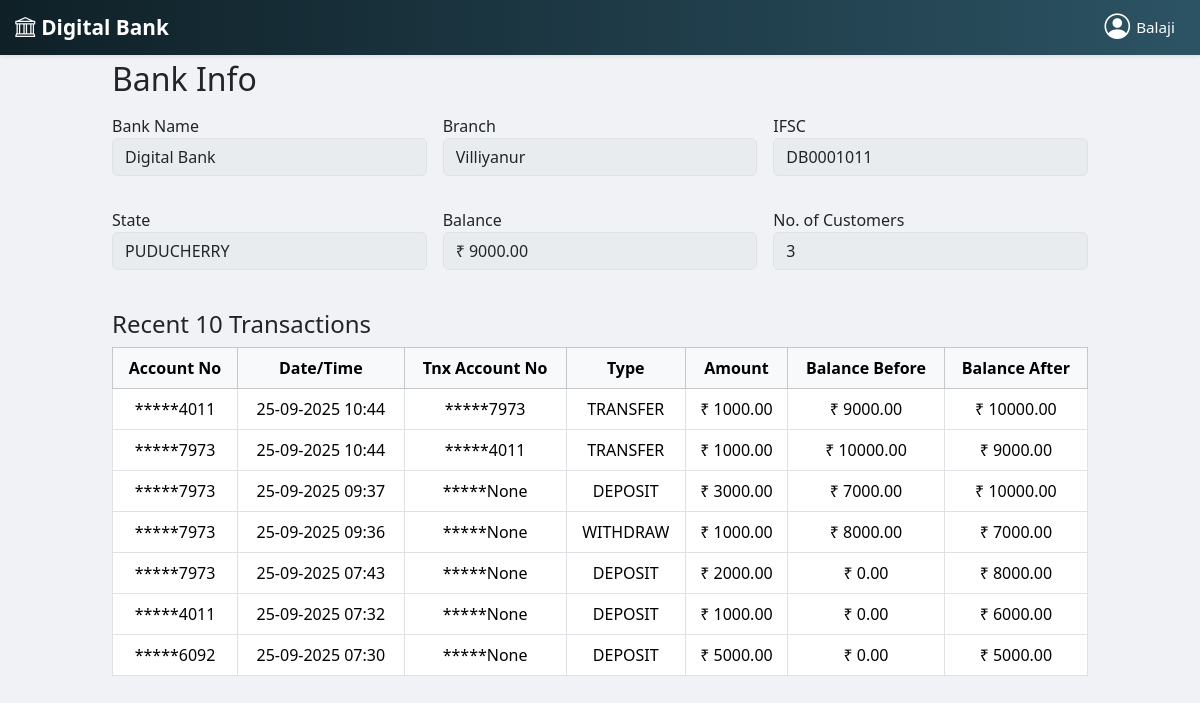
/bank_dashboard/ (signed in), run on an earlier commit of the app's database.
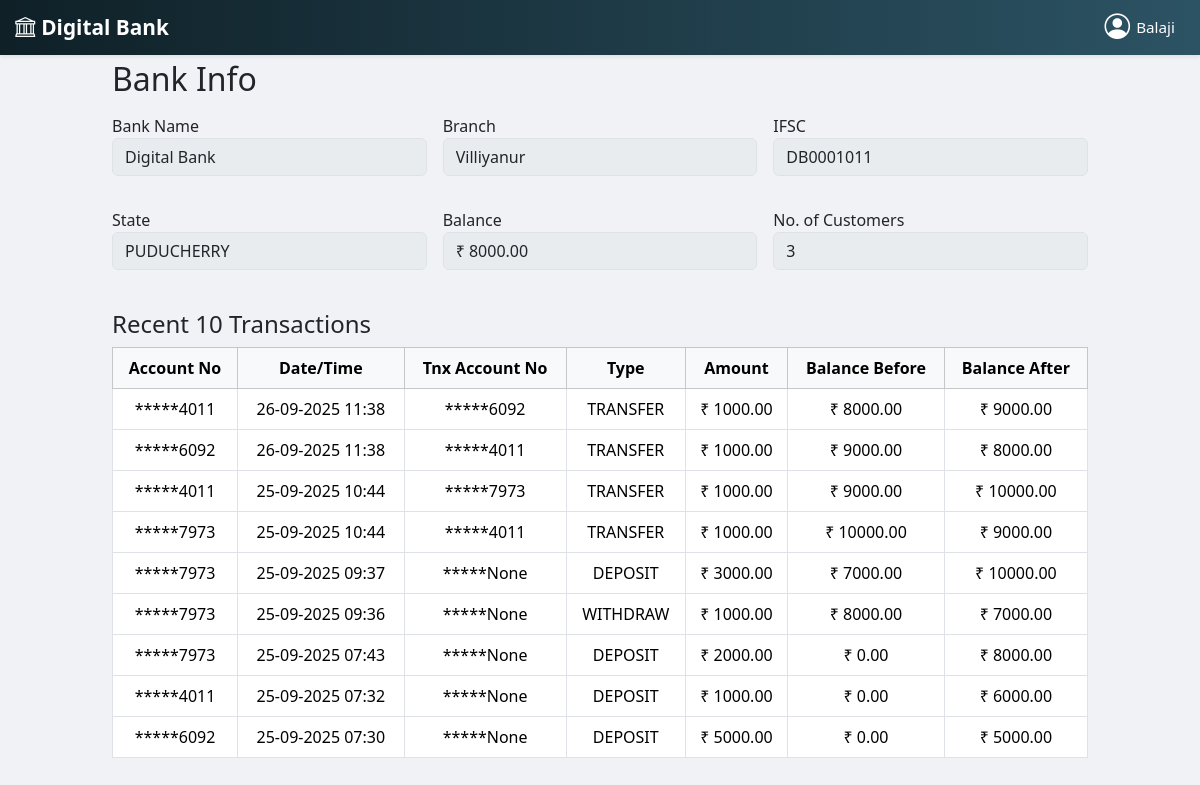
And on a later commit of the database.
### DigitalBank/models.py (models this page shows, shortened)
class Bank(models.Model):
    name = models.CharField(max_length=200)
    ifsc = models.CharField(max_length=20, unique=True)
    branch = models.CharField(max_length=200)
    address = models.CharField(max_length=200)
    state = models.CharField(max_length=100)
    balance = models.DecimalField(max_digits=15, decimal_places=2, default=0)  # total bank balance

class BankTransaction(models.Model):
    TRANSACTION_TYPE_CHOICES = [
        ("DEPOSIT", "Deposit"),
        ("WITHDRAW", "Withdraw"),
        ('TRANSFER', 'Transfer'),
    ]
    bank = models.ForeignKey(Bank, on_delete=models.CASCADE, related_name="bank_transactions")
    customer = models.ForeignKey(Customer, on_delete=models.CASCADE, related_name="bank_transactions")
    transaction_type = models.CharField(max_length=10, choices=TRANSACTION_TYPE_CHOICES)
    amount = models.DecimalField(max_digits=12, decimal_places=2)
    balance_before = models.DecimalField(max_digits=15, decimal_places=2, default=0)
    balance_after = models.DecimalField(max_digits=15, decimal_places=2)
    transfer_account = models.CharField(max_length=10, null=True, blank=True)
    date = models.DateTimeField(auto_now_add=True)

class Customer(models.Model):
    ACCOUNT_TYPE_CHOICES = [
        ('SAVINGS', 'Savings'),
        ('CURRENT', 'Current'),
    ]
    customer_id = models.AutoField(primary_key=True)
    bank = models.ForeignKey(Bank, on_delete=models.SET_NULL, null=True, blank=True)
    name = models.CharField(max_length=200)
    mobile = models.CharField(max_length=15, unique=True)
    aadhar = models.CharField(max_length=12, unique=True)
    dob = models.DateField()
    address = models.TextField(max_length=100)
    account_no = models.CharField(max_length=10, unique=True, editable=False)
    account_type = models.CharField(max_length=20, choices=ACCOUNT_TYPE_CHOICES)
    balance = models.DecimalField(max_digits=12, decimal_places=2, default=0)
    password = models.CharField(max_length=50, blank=True)

### DigitalBank/views.py (the view)
# urls.py: path('bank_dashboard/',views.bank_dashboard,name='bank_dashboard'),
def bank_dashboard(request):
    if 'staff_id' not in request.session:
        return redirect('staff_login')
    bank = Bank.objects.first()
    transactions = BankTransaction.objects.all().order_by('-date')[:10]
    customer_count = bank.customer_set.count() if bank else 0
    context = {
        'bank': bank,
        'transactions': transactions,
        'customer_count': customer_count,
        'show_nav':True
    }
    return render(request, 'bank.html', context)

### template/bank.html (shortened to what this page needs)
{% extends 'index.html' %}
{% load static %}
{% block content %}
<div class="container">
  <h2 class="mb-3">Bank Info</h2>
  <div class="row g-3">
    <div class="col-md-4">
      <label>Bank Name</label>
      <input type="text" class="form-control readonly-input" value="{{ bank.name }}" readonly>
    </div>
    <div class="col-md-4">
      <label>Branch</label>
      <input type="text" class="form-control readonly-input" value="{{ bank.branch }}" readonly>
    </div>
    <div class="col-md-4">
      <label>IFSC</label>
      <input type="text" class="form-control readonly-input" value="{{ bank.ifsc }}" readonly>
    </div>
    <div class="col-md-4">
      <label>State</label>
      <input type="text" class="form-control readonly-input" value="{{ bank.state }}" readonly>
    </div>
    <div class="col-md-4">
      <label>Balance</label>
      <input type="text" class="form-control readonly-input" value="₹ {{ bank.balance }}" readonly>
    </div>
    <div class="col-md-4">
      <label>No. of Customers</label>
      <input type="text" class="form-control readonly-input" value="{{ customer_count }}" readonly>
    </div>
  </div>
  <h4 class="mt-4">Recent 10 Transactions</h4>
<div class="table-responsive">
  <table class="table table-hover table-bordered align-middle text-center">
    <thead class="table-light">
      <tr>
        <th>Account No</th>
        <th>Date/Time</th>
        <th>Tnx Account No</th>
        <th>Type</th>
        <th>Amount</th>
        <th>Balance Before</th>
        <th>Balance After</th>
      </tr>
    </thead>
    <tbody>
      {% for tx in transactions %}
      <tr>
        <td>*****{{ tx.customer.account_no|slice:"-4:" }}</td>
        <td>{{ tx.date|date:"d-m-Y H:i" }}</td>
        <td>*****{{ tx.transfer_account|slice:"-4:" }}</td>
        <td>{{ tx.transaction_type }}</td>
        <td>₹ {{ tx.amount }}</td>
        <td>₹ {{ tx.balance_before }}</td>
        <td>₹ {{ tx.balance_after }}</td>
      </tr>
      {% empty %}
      <tr><td colspan="7" class="text-center">No transactions found</td></tr>
      {% endfor %}
    </tbody>
  </table>
</div>
</div>
{% endblock content %}

### template/index.html (shortened to what this page needs)
{% load static %}
<!DOCTYPE html>
<html lang="en">
<head>
    <link href="https://cdn.jsdelivr.net/npm/bootstrap@5.3.2/dist/css/bootstrap.min.css" rel="stylesheet">
    <link href="https://cdn.jsdelivr.net/npm/bootstrap-icons/font/bootstrap-icons.css" rel="stylesheet">
    <link rel="stylesheet" href="https://cdnjs.cloudflare.com/ajax/libs/font-awesome/6.0.0-beta3/css/all.min.css">
</head>
<body style="background-color: #f0f2f5;">
    {% if show_nav %}
    {% include 'nav.html' %}
    {% endif %}
    {% block content %}{% endblock content %}
</body>
</html>

### template/nav.html (shortened to what this page needs)
{% load static %}
{% block content %}
<nav class="navbar fixed-top shadow-sm">
    <div class="container-fluid d-flex justify-content-between align-items-center">
        <a class="navbar-brand" href="{% url 'staff_dashboard' %}">
            <i class="bi bi-bank"></i>
            <span>Digital Bank</span>
        </a>
        <ul class="navbar-nav flex-row align-items-center mb-0">
            {% if request.session.staff_id %}
            <li class="nav-item position-relative">
                <div class="user-block hov" id="userDropdownToggle">
                    <i class="bi bi-person-circle user-icon"></i>
                    <span class="user-text">{{ request.session.staff_username }}</span>
                </div>
            </li>
            {% endif %}
        </ul>
    </div>
</nav>
{% endblock content %}

### template/nav.html (style rules this page uses)
.navbar { background: linear-gradient(to right, #0f2027, #2c5364); padding: 0.2rem 0.2rem; margin-bottom: 90px; }
.navbar-brand, .navbar-nav .nav-link { color: #fff !important; font-weight: 600; }
.navbar-brand { display: flex; align-items: center; gap: 6px; }
.navbar-brand span { font-size: 1.3rem; font-weight: bold; line-height: 1; }
.user-block { display: flex; align-items: center; justify-content: center; color: #fff !important; font-weight: 500; cursor: pointer; padding: 5px 10px; border-radius: 8px; }
.user-icon { font-size: 1.6rem; margin-right: 6px; }
.user-text { font-size: 0.95rem; line-height: 1; }

### template/bank.html (style rules this page uses)
.container { margin-top: 5%; max-width: 1000px; }
.readonly-input { background-color: #e9ecef; pointer-events: none; margin-bottom: 1rem; }

What changed in the data, as far as the page shows it:
changed Bank "Digital Bank": balance "₹ 9000.00" → "₹ 8000.00"
added BankTransaction: customer.account_no "4011", date "26-09-2025 11:38", transfer_account "6092", transaction_type "TRANSFER", amount "1000.00", balance_before "8000.00", balance_after "9000.00"
added BankTransaction: customer.account_no "6092", date "26-09-2025 11:38", transfer_account "4011", transaction_type "TRANSFER", amount "1000.00", balance_before "9000.00", balance_after "8000.00"
